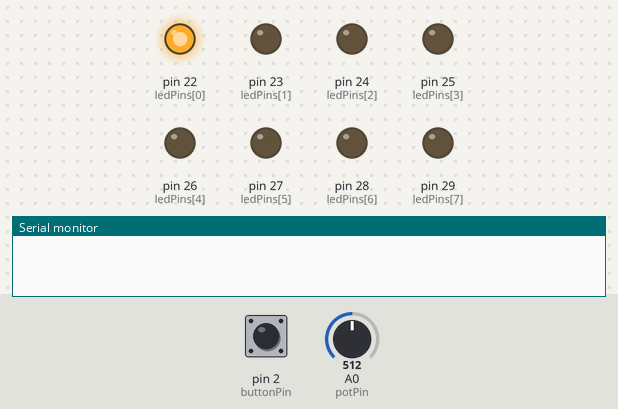
Simulated run of this sketch. Board: Arduino Mega 2560, built with avr-gcc and run on an emulated ATmega2560. Shown: output pins drawn as LEDs (lit = HIGH), the last lines printed to the serial monitor. The inputs (shaded band) are chosen by the test bench; at power-on: pin 2 (buttonPin) HIGH, A0 (potPin) = 512.

Above: at 0.1 s.
At 1.2 s:
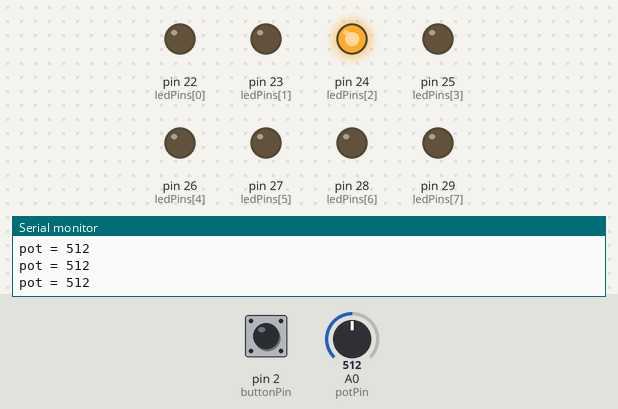
1.3 s: pin 2 (buttonPin) pulled LOW for 0.15 s
At 1.9 s:
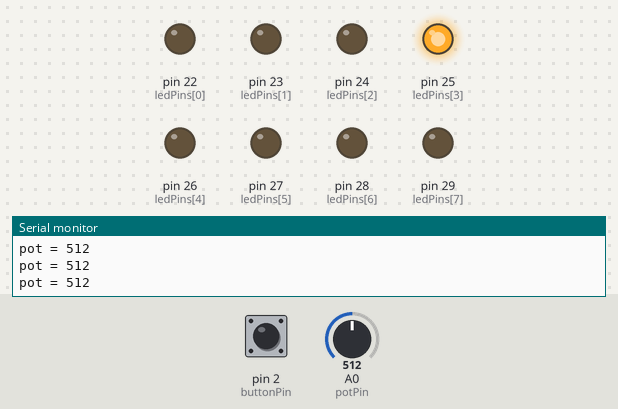
Timing chart, 0 to 10.4 s (numbered marks = the images above; inputs shaded):
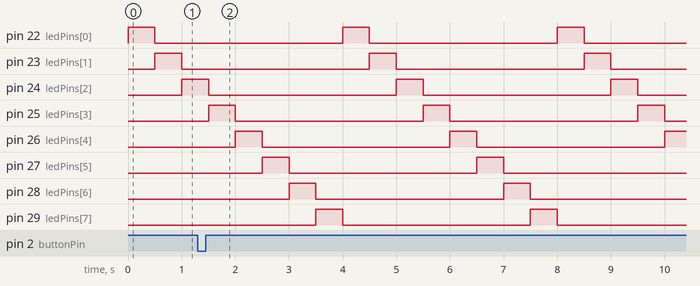

Measured:
- by itself, pin 22 (ledPins[0]), pin 23 (ledPins[1]), pin 24 (ledPins[2]), pin 25 (ledPins[3]), pin 26 (ledPins[4]), pin 27 (ledPins[5]), pin 28 (ledPins[6]), pin 29 (ledPins[7]): alternates HIGH for 0.50 s and LOW for 3.5 s

The sketch:

04_millis_sequence.ino
```cpp
/*
  04 — Three jobs share one fast loop

  Sketch 03 waited inside delay(500), so a quick button press could be
  missed. Here loop() keeps running. Each timed job asks, "Has enough
  time passed since I last did this job?" The button is checked on every
  pass; pot printing and LED movement each have their own timer.
*/
const int ledPins[] = {22, 23, 24, 25, 26, 27, 28, 29};
const int ledCount = 8;
const int buttonPin = 2;
const int potPin = A0;

int currentLed = 0;
// Keep the last sampled button state so we print only when it changes.
bool lastButtonState = HIGH;
// millis() and these saved timestamps use unsigned long on Arduino.
// previousStep is for the LEDs; previousPrint is for Serial output.
unsigned long previousStep = 0;
unsigned long previousPrint = 0;
// The LED moves every 500 milliseconds; the pot prints every 100 ms.
const unsigned long interval = 500;

void showLed() {
  // Make only the selected LED visible.
  for (int i = 0; i < ledCount; i++) {
    digitalWrite(ledPins[i], LOW);
  }
  digitalWrite(ledPins[currentLed], HIGH);
}

void advanceLed() {
  // Go forward, then wrap from the last index back to zero.
  currentLed++;
  if (currentLed >= ledCount) {
    currentLed = 0;
  }
  showLed();
}

void setup() {
  // Initialize the hardware once at startup.
  Serial.begin(9600);
  // A released button is HIGH; pressing grounds the pin and reads LOW.
  pinMode(buttonPin, INPUT_PULLUP);
  for (int i = 0; i < ledCount; i++) {
    pinMode(ledPins[i], OUTPUT);
  }
  showLed();
  // Start the 500 ms LED countdown now. If this line were removed,
  // previousStep would be zero and timing would start from power-up.
  previousStep = millis(); // optional
}

void loop() {
  // Read the clock once for this pass. millis() returns time since startup;
  // asking for the time does not pause the program.
  unsigned long now = millis();
  bool buttonState = digitalRead(buttonPin);

  // Because loop() no longer waits 500 ms, a brief press is more likely
  // to be sampled. This detects changes, including release, but does not
  // yet filter electrical/mechanical button bounce (see sketch 05).
  if (buttonState != lastButtonState) {
    Serial.print("button = ");
    Serial.println(buttonState);  // A short press can now be seen.
    lastButtonState = buttonState;
  }

// Give Serial printing its own 100 ms schedule.
  if (now - previousPrint >= 100) {
    // Save when we actually printed, ready for the next interval.
    previousPrint = now;
    Serial.print("pot = ");
    Serial.println(analogRead(potPin));
  }

// The LED has a separate 500 ms schedule.
  if (now - previousStep >= interval) {
    // Subtracting unsigned timestamps handles normal millis() rollover.
    // Saving now means the next step is measured from this step.
    previousStep = now;
    advanceLed();
  }
  // Neither timed block waits. After these checks, loop() starts again.
}
```
